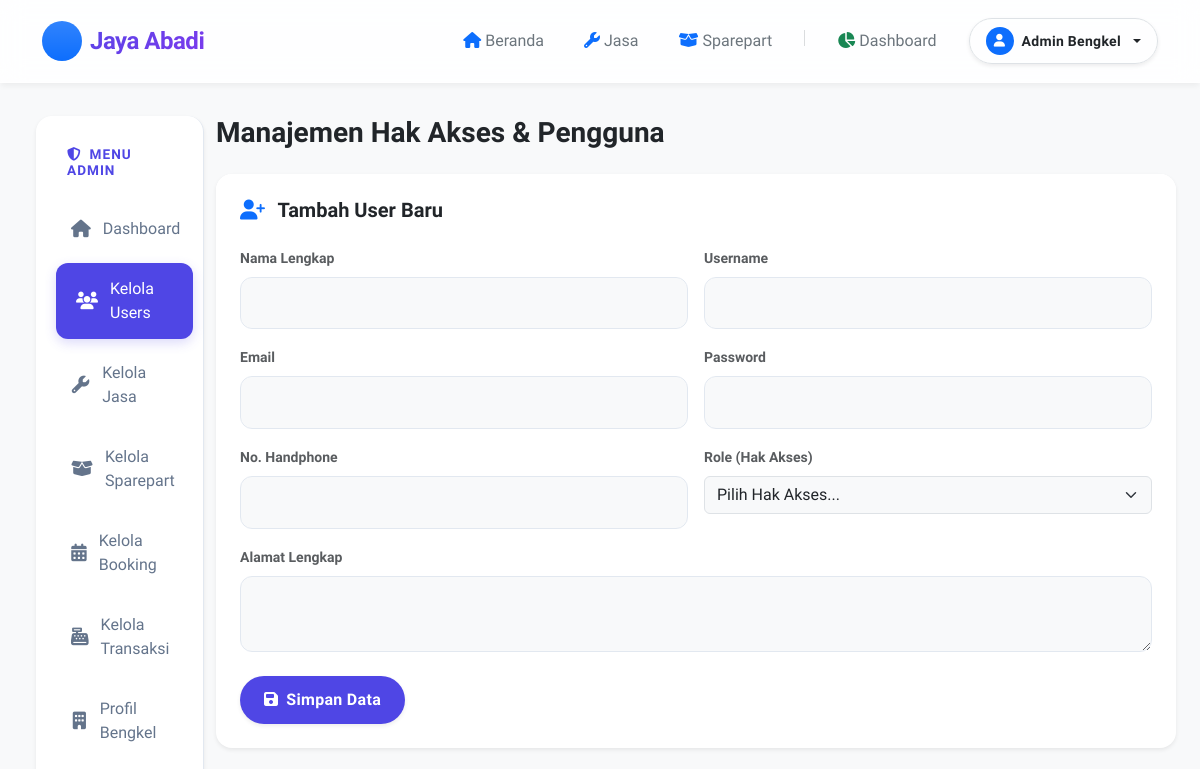
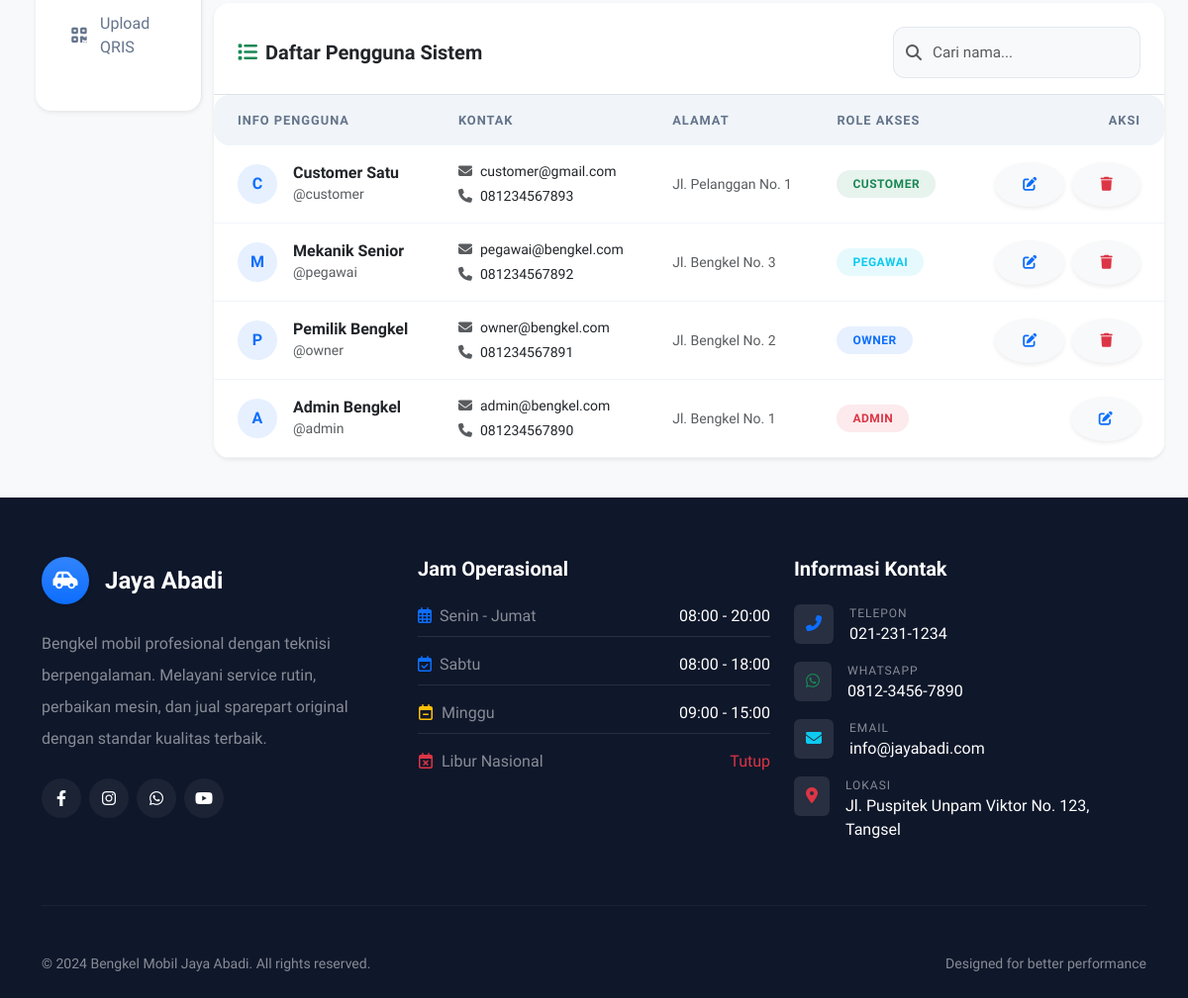
The page /admin/users.php (signed in) on the database its author committed (2 pictures, top to bottom).
### tables this page shows
CREATE TABLE users (
    id INT AUTO_INCREMENT PRIMARY KEY,
    nama_lengkap VARCHAR(100) NOT NULL,
    username VARCHAR(50) UNIQUE NOT NULL,
    password VARCHAR(255) NOT NULL,
    email VARCHAR(100) UNIQUE NOT NULL,
    no_hp VARCHAR(15),
    alamat TEXT,
    role_id INT DEFAULT 4,
    created_at TIMESTAMP DEFAULT CURRENT_TIMESTAMP,
    FOREIGN KEY (role_id) REFERENCES roles(id)
);

CREATE TABLE roles (
    id INT AUTO_INCREMENT PRIMARY KEY,
    nama_role VARCHAR(50) NOT NULL
);

### includes/koneksi.php (called while the page is built, shortened)
<?php
$host = "localhost";
$user = "root";
$pass = "";
$db = "bengkel_mobil";
$conn = mysqli_connect($host, $user, $pass, $db);
function query($sql) {
    global $conn;
    return mysqli_query($conn, $sql);
}
function fetch_assoc($result) {
    return mysqli_fetch_assoc($result);
}
?>

### admin/users.php (the view, shortened to what this page needs)
<?php
include '../includes/koneksi.php';
$edit_data = null;
$users = query("SELECT u.*, r.nama_role FROM users u JOIN roles r ON u.role_id = r.id ORDER BY u.id DESC");
include '../includes/header.php';
?>
<div class="container-fluid px-0 px-lg-4 mt-3" style="margin-top: -20px;">
    <div class="row g-0 g-lg-4">
        <div class="col-md-3 col-lg-2 d-none d-md-block" data-aos="fade-right">
            <div class="sidebar rounded-4 shadow-sm" style="top: 100px;">
                <h5 class="fw-bold px-3 mb-4 text-uppercase" style="color: var(--primary-color); font-size: 0.85rem; letter-spacing: 1px;">
                    <i class="fas fa-shield-alt me-2"></i>Menu Admin
                </h5>
                <a href="index.php"><i class="fas fa-home"></i>Dashboard</a>
                <a href="users.php" class="active"><i class="fas fa-users"></i>Kelola Users</a>
                <a href="jasa.php"><i class="fas fa-wrench"></i>Kelola Jasa</a>
                <a href="sparepart.php"><i class="fas fa-box-open"></i>Kelola Sparepart</a>
                <a href="booking.php"><i class="fas fa-calendar-alt"></i>Kelola Booking</a>
                <a href="transaksi.php"><i class="fas fa-cash-register"></i>Kelola Transaksi</a>
                <a href="profil.php"><i class="fas fa-building"></i>Profil Bengkel</a>
                <a href="qris.php"><i class="fas fa-qrcode"></i>Upload QRIS</a>
            </div>
        </div>
        <div class="col-md-9 col-lg-10 p-4 p-lg-0" data-aos="fade-left">
            <h3 class="fw-bold mb-4 text-dark">Manajemen Hak Akses & Pengguna</h3>
            <div class="card border-0 shadow-sm rounded-4 mb-4" data-aos="fade-down">
                <div class="card-header bg-white pt-4 pb-0 px-4 border-bottom-0">
                    <h5 class="fw-bold text-dark mb-0">
                        <i class="fas <?php echo $edit_data ? 'fa-user-edit text-warning' : 'fa-user-plus text-primary'; ?> me-2"></i>
                        <?php echo $edit_data ? 'Edit Data User' : 'Tambah User Baru'; ?>
                    </h5>
                </div>
                <div class="card-body p-4">
                    <form method="POST" action="">
                        <div class="row g-3">
                            <div class="col-md-6">
                                <label class="form-label text-muted small fw-bold">Nama Lengkap</label>
                                <input type="text" class="form-control bg-light" name="nama_lengkap"
                                       value="<?php echo $edit_data['nama_lengkap'] ?? ''; ?>" required>
                            </div>
                            <div class="col-md-6">
                                <label class="form-label text-muted small fw-bold">Username</label>
                                <input type="text" class="form-control bg-light" name="username"
                                       value="<?php echo $edit_data['username'] ?? ''; ?>" required>
                            </div>
                            <div class="col-md-6">
                                <label class="form-label text-muted small fw-bold">Email</label>
                                <input type="email" class="form-control bg-light" name="email"
                                       value="<?php echo $edit_data['email'] ?? ''; ?>" required>
                            </div>
                            <div class="col-md-6">
                                <label class="form-label text-muted small fw-bold">Password <?php echo $edit_data ? '<span class="text-danger fw-normal">(Kosongkan jika tidak diubah)</span>' : ''; ?></label>
                                <input type="password" class="form-control bg-light" name="password"
                                       <?php echo $edit_data ? '' : 'required'; ?>>
                            </div>
                            <div class="col-md-6">
                                <label class="form-label text-muted small fw-bold">No. Handphone</label>
                                <input type="text" class="form-control bg-light" name="no_hp"
                                       value="<?php echo $edit_data['no_hp'] ?? ''; ?>" required>
                            </div>
                            <div class="col-md-6">
                                <label class="form-label text-muted small fw-bold">Role (Hak Akses)</label>
                                <select class="form-select bg-light" name="role_id" required>
                                    <option value="" disabled <?php echo !$edit_data ? 'selected' : ''; ?>>Pilih Hak Akses...</option>
                                </select>
                            </div>
                            <div class="col-12">
                                <label class="form-label text-muted small fw-bold">Alamat Lengkap</label>
                                <textarea class="form-control bg-light" name="alamat" rows="2" required><?php echo $edit_data['alamat'] ?? ''; ?></textarea>
                            </div>
                        </div>
                        <div class="mt-4 d-flex gap-2">
                            <button type="submit" class="btn btn-primary rounded-pill px-4 shadow-sm">
                                <i class="fas fa-save me-2"></i>Simpan Data
                            </button>
                        </div>
                    </form>
                </div>
            </div>
            <div class="card border-0 shadow-sm rounded-4" data-aos="fade-up">
                <div class="card-header bg-white pt-4 pb-3 px-4 border-bottom d-flex justify-content-between align-items-center">
                    <h5 class="fw-bold text-dark mb-0"><i class="fas fa-list text-success me-2"></i>Daftar Pengguna Sistem</h5>
                    <div class="input-group" style="max-width: 250px;">
                        <span class="input-group-text bg-light border-end-0"><i class="fas fa-search text-muted"></i></span>
                        <input type="text" class="form-control bg-light border-start-0 ps-0" id="searchUser" onkeyup="searchTable('searchUser', 'userTable')" placeholder="Cari nama...">
                    </div>
                </div>
                <div class="card-body p-0">
                    <div class="table-responsive">
                        <table class="table table-hover align-middle mb-0" id="userTable">
                            <thead class="bg-light">
                                <tr>
                                    <th class="ps-4">Info Pengguna</th>
                                    <th>Kontak</th>
                                    <th>Alamat</th>
                                    <th>Role Akses</th>
                                    <th class="text-end pe-4">Aksi</th>
                                </tr>
                            </thead>
                            <tbody class="border-top-0">
                                <?php while($row = fetch_assoc($users)): ?>
                                <tr>
                                    <td class="ps-4">
                                        <div class="d-flex align-items-center gap-3">
                                            <div class="bg-primary bg-opacity-10 text-primary rounded-circle d-flex align-items-center justify-content-center fw-bold" style="width: 40px; height: 40px;">
                                                <?php echo strtoupper(substr($row['nama_lengkap'], 0, 1)); ?>
                                            </div>
                                            <div>
                                                <h6 class="mb-0 fw-bold text-dark"><?php echo $row['nama_lengkap']; ?></h6>
                                                <small class="text-muted">@<?php echo $row['username']; ?></small>
                                            </div>
                                        </div>
                                    </td>
                                    <td>
                                        <div class="d-flex flex-column small">
                                            <span class="text-dark"><i class="fas fa-envelope text-muted me-2"></i><?php echo $row['email']; ?></span>
                                            <span class="text-dark mt-1"><i class="fas fa-phone text-muted me-2"></i><?php echo $row['no_hp']; ?></span>
                                        </div>
                                    </td>
                                    <td>
                                        <p class="small text-muted mb-0 text-truncate" style="max-width: 200px;" title="<?php echo $row['alamat']; ?>">
                                            <?php echo $row['alamat']; ?>
                                        </p>
                                    </td>
                                    <td>
                                        <?php
                                        $role_color = [
                                            'admin' => 'danger',
                                            'owner' => 'primary',
                                            'pegawai' => 'info',
                                            'customer' => 'success'
                                        ];
                                        $warna = isset($role_color[strtolower($row['nama_role'])]) ? $role_color[strtolower($row['nama_role'])] : 'secondary';
                                        ?>
                                        <span class="badge bg-<?php echo $warna; ?> bg-opacity-10 text-<?php echo $warna; ?> rounded-pill px-3 py-2 text-uppercase small">
                                            <?php echo $row['nama_role']; ?>
                                        </span>
                                    </td>
                                    <td class="text-end pe-4">
                                        <div class="d-flex justify-content-end gap-2">
                                            <a href="?edit=<?php echo $row['id']; ?>" class="btn btn-sm btn-light text-primary rounded-circle shadow-sm" data-bs-toggle="tooltip" title="Edit">
                                                <i class="fas fa-edit"></i>
                                            </a>
                                            <?php if($row['id'] != $_SESSION['user_id']): ?>
                                            <a href="#" onclick="return confirmDelete('?delete=<?php echo $row['id']; ?>', 'Data user <?php echo $row['nama_lengkap']; ?> akan dihapus permanen!')"
                                               class="btn btn-sm btn-light text-danger rounded-circle shadow-sm" data-bs-toggle="tooltip" title="Hapus">
                                                <i class="fas fa-trash"></i>
                                            </a>
                                            <?php endif; ?>
                                        </div>
                                    </td>
                                </tr>
                                <?php endwhile; ?>
                            </tbody>
                        </table>
                    </div>
                </div>
            </div>
        </div>
    </div>
</div>
<?php include '../includes/footer.php'; ?>

### assets/css/style.css (style rules this page uses)
:root { --primary-color: #4f46e5; --primary-hover: #4338ca; --primary-gradient: linear-gradient(135deg, #4f46e5 0%, #7c3aed 100%); --secondary-gradient: linear-gradient(135deg, #ec4899 0%, #f43f5e 100%); --success-gradient: linear-gradient(135deg, #10b981 0%, #059669 100%); --warning-gradient: linear-gradient(135deg, #f59e0b 0%, #ea580c 100%); --bg-light: #f8fafc; --text-main: #0f172a; --text-muted: #64748b; --card-shadow: 0 10px 40px -10px rgba(0, 0, 0, 0.08); --hover-shadow: 0 20px 40px -10px rgba(79, 70, 229, 0.15); }
body { font-family: 'Plus Jakarta Sans', sans-serif; background-color: var(--bg-light); color: var(--text-main); overflow-x: hidden; -webkit-font-smoothing: antialiased; }
.card { border: 1px solid rgba(226, 232, 240, 0.8); border-radius: 24px; background: #ffffff; box-shadow: var(--card-shadow); overflow: hidden; transition: all 0.4s cubic-bezier(0.4, 0, 0.2, 1); }
.btn { border-radius: 12px; padding: 12px 28px; font-weight: 600; letter-spacing: 0.3px; transition: all 0.3s cubic-bezier(0.4, 0, 0.2, 1); position: relative; overflow: hidden; border: none; box-shadow: 0 4px 6px -1px rgba(0, 0, 0, 0.1); }
.btn-primary { background: var(--primary-color); color: white; }
.form-control { border-radius: 12px; padding: 14px 20px; border: 1.5px solid #e2e8f0; background-color: #f8fafc; font-size: 0.95rem; transition: all 0.3s ease; }
.input-group-text { border-radius: 12px 0 0 12px; border: 1.5px solid #e2e8f0; border-right: none; background: #f8fafc; color: var(--text-muted); }
.table { border-collapse: separate; border-spacing: 0; width: 100%; }
.table thead th { background: #f1f5f9; color: var(--text-muted); font-weight: 600; text-transform: uppercase; font-size: 0.8rem; letter-spacing: 1px; border: none; padding: 16px; }
.table thead th:first-child { border-top-left-radius: 16px; border-bottom-left-radius: 16px; }
.table thead th:last-child { border-top-right-radius: 16px; border-bottom-right-radius: 16px; }
.table tbody td { padding: 16px; border-bottom: 1px solid #f1f5f9; vertical-align: middle; }
.table-hover tbody tr { transition: all 0.2s ease; }
.badge { padding: 6px 12px; border-radius: 8px; font-weight: 600; font-size: 0.75rem; letter-spacing: 0.5px; }
.sidebar { background: #ffffff; min-height: calc(100vh - 80px); padding: 30px 15px; position: sticky; top: 80px; border-right: 1px solid #e2e8f0; }
.sidebar a { color: var(--text-muted); padding: 14px 20px; display: flex; align-items: center; border-radius: 12px; transition: all 0.3s ease; text-decoration: none; font-weight: 500; margin-bottom: 8px; }
.sidebar a i { margin-right: 12px; font-size: 1.1rem; width: 24px; text-align: center; }
.sidebar a:hover, .sidebar a.active { background: var(--primary-color); color: white; box-shadow: 0 4px 12px rgba(79, 70, 229, 0.2); transform: translateX(5px); }

### rows shown on the page
users: nama_lengkap "C", nama_lengkap "Customer Satu", username "customer", email "customer@gmail.com", no_hp "081234567893", alamat "Jl. Pelanggan No. 1", role.nama_role "CUSTOMER"
users: nama_lengkap "M", nama_lengkap "Mekanik Senior", username "pegawai", email "pegawai@bengkel.com", no_hp "081234567892", alamat "Jl. Bengkel No. 3", role.nama_role "PEGAWAI"
users: nama_lengkap "P", nama_lengkap "Pemilik Bengkel", username "owner", email "owner@bengkel.com", no_hp "081234567891", alamat "Jl. Bengkel No. 2", role.nama_role "OWNER"
users: nama_lengkap "A", nama_lengkap "Admin Bengkel", username "admin", email "admin@bengkel.com", no_hp "081234567890", alamat "Jl. Bengkel No. 1", role.nama_role "ADMIN"

### other values the page prints
$_SESSION['nama_lengkap'] "Admin Bengkel"
